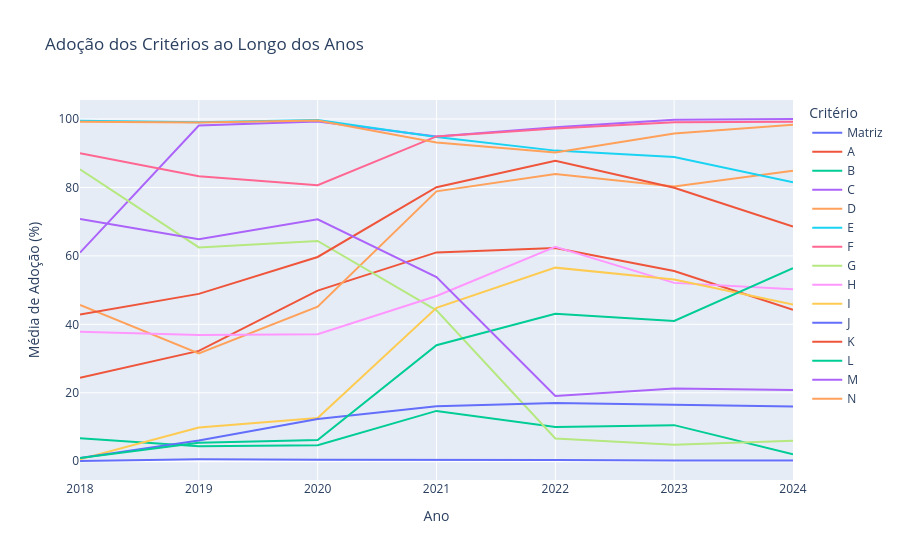

Notebook code cell kept with this figure:
### Markdown cell above
### Gráfico 6.1

### Code cell
# Definir os critérios
raw_data = ["Matriz de Achados?",
            "a. Questões de Auditoria",
            "b. Subquestões de Auditoria",
            "c. Descrição sumária",
            "d. Critério (O que deveria ser)",
            "e. Condição ou situação encontrada (O que é) [achados]",
            "f. Evidências",
            "g. Informação extraída das evidências",
            "h. Causas",
            "i. Efeitos",
            "j. Boas Práticas",
            "k. Recomendações",
            "l. Benefícios esperados",
            "m. Manifestação",
            "n. Conclusões"]

# Renomear as colunas para nomes mais curtos e legíveis
renomear_dict = {
    "Matriz de Achados?": "Matriz",
    "a. Questões de Auditoria": "A",
    "b. Subquestões de Auditoria": "B",
    "c. Descrição sumária": "C",
    "d. Critério (O que deveria ser)": "D",
    "e. Condição ou situação encontrada (O que é) [achados]": "E",
    "f. Evidências": "F",
    "g. Informação extraída das evidências": "G",
    "h. Causas": "H",
    "i. Efeitos": "I",
    "j. Boas Práticas": "J",
    "k. Recomendações": "K",
    "l. Benefícios esperados": "L",
    "m. Manifestação": "M",
    "n. Conclusões": "N"
}

# Renomear as colunas no DataFrame
tabela_relatorios = tabela_relatorios.rename(columns=renomear_dict)

# Converter as colunas renomeadas para tipo float
renamed_columns = list(renomear_dict.values())
tabela_relatorios[renamed_columns] = tabela_relatorios[renamed_columns].astype("float")

# Agrupar por ano e calcular a média para cada critério
df_grouped_by_year = tabela_relatorios.groupby("Ano")[renamed_columns].mean().reset_index()

# Converter as médias para porcentagens (0 a 100%)
df_grouped_by_year[renamed_columns] = df_grouped_by_year[renamed_columns] * 100

# Transformar o DataFrame em formato longo (long format) para facilitar visualização com Plotly
df_long = df_grouped_by_year.melt(id_vars="Ano", var_name="Critério", value_name="Média de Adoção")

# Criar o gráfico de linha interativo com valores de 0 a 100%
fig = px.line(df_long, x="Ano", y="Média de Adoção", color="Critério",
              title="Adoção dos Critérios ao Longo dos Anos",
              labels={"Média de Adoção": "Média de Adoção (%)", "Ano": "Ano", "Critério": "Critério"})

# Atualizar o layout para ajustar os rótulos e exibir as porcentagens corretamente
fig.update_layout(
    yaxis=dict(title='Média de Adoção (%)'),
    hoverlabel=dict(
        namelength=-1  # Mostrar o nome completo no balão
    )
)

# Exibir o gráfico
fig.show()

### Figure 1 — Plotly figure (JSON) as saved in the notebook; plotly's stock layout.template omitted (floating-point values rounded to 4 significant figures)
{"data": [{"hovertemplate": "Critério=Matriz<br>Ano=%{x}<br>Média de Adoção (%)=%{y}<extra></extra>", "legendgroup": "Matriz", "line": {"color": "#636efa", "dash": "solid"}, "marker": {"symbol": "circle"}, "mode": "lines", "name": "Matriz", "orientation": "v", "showlegend": true, "type": "scatter", "x": ["2018", "2019", "2020", "2021", "2022", "2023", "2024"], "xaxis": "x", "y": [0.05333, 0.5556, 0.4399, 0.4498, 0.3697, 0.1916, 0.1664], "yaxis": "y"}, {"hovertemplate": "Critério=A<br>Ano=%{x}<br>Média de Adoção (%)=%{y}<extra></extra>", "legendgroup": "A", "line": {"color": "#EF553B", "dash": "solid"}, "marker": {"symbol": "circle"}, "mode": "lines", "name": "A", "orientation": "v", "showlegend": true, "type": "scatter", "x": ["2018", "2019", "2020", "2021", "2022", "2023", "2024"], "xaxis": "x", "y": [24.37, 32.22, 49.85, 61.02, 62.29, 55.56, 44.26], "yaxis": "y"}, {"hovertemplate": "Critério=B<br>Ano=%{x}<br>Média de Adoção (%)=%{y}<extra></extra>", "legendgroup": "B", "line": {"color": "#00cc96", "dash": "solid"}, "marker": {"symbol": "circle"}, "mode": "lines", "name": "B", "orientation": "v", "showlegend": true, "type": "scatter", "x": ["2018", "2019", "2020", "2021", "2022", "2023", "2024"], "xaxis": "x", "y": [6.72, 4.365, 4.692, 14.69, 9.982, 10.54, 1.997], "yaxis": "y"}, {"hovertemplate": "Critério=C<br>Ano=%{x}<br>Média de Adoção (%)=%{y}<extra></extra>", "legendgroup": "C", "line": {"color": "#ab63fa", "dash": "solid"}, "marker": {"symbol": "circle"}, "mode": "lines", "name": "C", "orientation": "v", "showlegend": true, "type": "scatter", "x": ["2018", "2019", "2020", "2021", "2022", "2023", "2024"], "xaxis": "x", "y": [60.96, 98.1, 99.27, 94.9, 97.6, 99.81, 100.0], "yaxis": "y"}, {"hovertemplate": "Critério=D<br>Ano=%{x}<br>Média de Adoção (%)=%{y}<extra></extra>", "legendgroup": "D", "line": {"color": "#FFA15A", "dash": "solid"}, "marker": {"symbol": "circle"}, "mode": "lines", "name": "D", "orientation": "v", "showlegend": true, "type": "scatter", "x": ["2018", "2019", "2020", "2021", "2022", "2023", "2024"], "xaxis": "x", "y": [45.65, 31.51, 45.16, 78.86, 83.92, 80.27, 84.86], "yaxis": "y"}, {"hovertemplate": "Critério=E<br>Ano=%{x}<br>Média de Adoção (%)=%{y}<extra></extra>", "legendgroup": "E", "line": {"color": "#19d3f3", "dash": "solid"}, "marker": {"symbol": "circle"}, "mode": "lines", "name": "E", "orientation": "v", "showlegend": true, "type": "scatter", "x": ["2018", "2019", "2020", "2021", "2022", "2023", "2024"], "xaxis": "x", "y": [99.52, 99.05, 99.71, 94.75, 90.76, 88.89, 81.53], "yaxis": "y"}, {"hovertemplate": "Critério=F<br>Ano=%{x}<br>Média de Adoção (%)=%{y}<extra></extra>", "legendgroup": "F", "line": {"color": "#FF6692", "dash": "solid"}, "marker": {"symbol": "circle"}, "mode": "lines", "name": "F", "orientation": "v", "showlegend": true, "type": "scatter", "x": ["2018", "2019", "2020", "2021", "2022", "2023", "2024"], "xaxis": "x", "y": [89.97, 83.25, 80.65, 94.9, 97.23, 99.04, 99.17], "yaxis": "y"}, {"hovertemplate": "Critério=G<br>Ano=%{x}<br>Média de Adoção (%)=%{y}<extra></extra>", "legendgroup": "G", "line": {"color": "#B6E880", "dash": "solid"}, "marker": {"symbol": "circle"}, "mode": "lines", "name": "G", "orientation": "v", "showlegend": true, "type": "scatter", "x": ["2018", "2019", "2020", "2021", "2022", "2023", "2024"], "xaxis": "x", "y": [85.28, 62.46, 64.37, 44.08, 6.654, 4.789, 5.99], "yaxis": "y"}, {"hovertemplate": "Critério=H<br>Ano=%{x}<br>Média de Adoção (%)=%{y}<extra></extra>", "legendgroup": "H", "line": {"color": "#FF97FF", "dash": "solid"}, "marker": {"symbol": "circle"}, "mode": "lines", "name": "H", "orientation": "v", "showlegend": true, "type": "scatter", "x": ["2018", "2019", "2020", "2021", "2022", "2023", "2024"], "xaxis": "x", "y": [37.81, 36.9, 37.1, 48.28, 62.66, 52.11, 50.25], "yaxis": "y"}, {"hovertemplate": "Critério=I<br>Ano=%{x}<br>Média de Adoção (%)=%{y}<extra></extra>", "legendgroup": "I", "line": {"color": "#FECB52", "dash": "solid"}, "marker": {"symbol": "circle"}, "mode": "lines", "name": "I", "orientation": "v", "showlegend": true, "type": "scatter", "x": ["2018", "2019", "2020", "2021", "2022", "2023", "2024"], "xaxis": "x", "y": [0.5867, 9.841, 12.61, 44.83, 56.56, 53.07, 45.76], "yaxis": "y"}, {"hovertemplate": "Critério=J<br>Ano=%{x}<br>Média de Adoção (%)=%{y}<extra></extra>", "legendgroup": "J", "line": {"color": "#636efa", "dash": "solid"}, "marker": {"symbol": "circle"}, "mode": "lines", "name": "J", "orientation": "v", "showlegend": true, "type": "scatter", "x": ["2018", "2019", "2020", "2021", "2022", "2023", "2024"], "xaxis": "x", "y": [0.9067, 6.032, 12.32, 16.04, 17.01, 16.48, 15.97], "yaxis": "y"}, {"hovertemplate": "Critério=K<br>Ano=%{x}<br>Média de Adoção (%)=%{y}<extra></extra>", "legendgroup": "K", "line": {"color": "#EF553B", "dash": "solid"}, "marker": {"symbol": "circle"}, "mode": "lines", "name": "K", "orientation": "v", "showlegend": true, "type": "scatter", "x": ["2018", "2019", "2020", "2021", "2022", "2023", "2024"], "xaxis": "x", "y": [42.88, 48.89, 59.68, 80.06, 87.8, 79.89, 68.55], "yaxis": "y"}, {"hovertemplate": "Critério=L<br>Ano=%{x}<br>Média de Adoção (%)=%{y}<extra></extra>", "legendgroup": "L", "line": {"color": "#00cc96", "dash": "solid"}, "marker": {"symbol": "circle"}, "mode": "lines", "name": "L", "orientation": "v", "showlegend": true, "type": "scatter", "x": ["2018", "2019", "2020", "2021", "2022", "2023", "2024"], "xaxis": "x", "y": [0.9067, 5.397, 6.158, 33.88, 43.07, 41.0, 56.41], "yaxis": "y"}, {"hovertemplate": "Critério=M<br>Ano=%{x}<br>Média de Adoção (%)=%{y}<extra></extra>", "legendgroup": "M", "line": {"color": "#ab63fa", "dash": "solid"}, "marker": {"symbol": "circle"}, "mode": "lines", "name": "M", "orientation": "v", "showlegend": true, "type": "scatter", "x": ["2018", "2019", "2020", "2021", "2022", "2023", "2024"], "xaxis": "x", "y": [70.77, 64.84, 70.67, 53.82, 19.04, 21.26, 20.8], "yaxis": "y"}, {"hovertemplate": "Critério=N<br>Ano=%{x}<br>Média de Adoção (%)=%{y}<extra></extra>", "legendgroup": "N", "line": {"color": "#FFA15A", "dash": "solid"}, "marker": {"symbol": "circle"}, "mode": "lines", "name": "N", "orientation": "v", "showlegend": true, "type": "scatter", "x": ["2018", "2019", "2020", "2021", "2022", "2023", "2024"], "xaxis": "x", "y": [99.2, 98.97, 99.56, 93.1, 90.2, 95.79, 98.34], "yaxis": "y"}], "layout": {"hoverlabel": {"namelength": -1}, "legend": {"title": {"text": "Critério"}, "tracegroupgap": 0}, "title": {"text": "Adoção dos Critérios ao Longo dos Anos"}, "xaxis": {"anchor": "y", "domain": [0, 1], "title": {"text": "Ano"}}, "yaxis": {"anchor": "x", "domain": [0, 1], "title": {"text": "Média de Adoção (%)"}}}}
